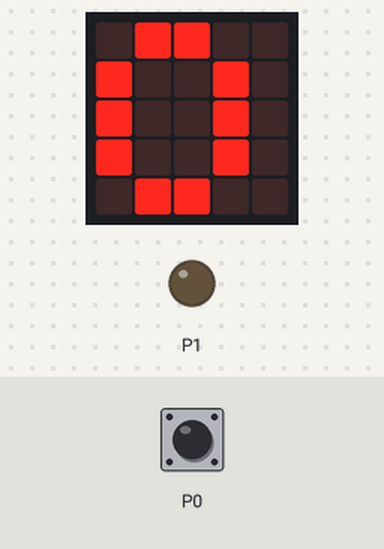
The program below on a simulated BBC micro:bit running MicroPython. Shown: the board's 5×5 LED display, output pins drawn as LEDs (lit = HIGH). The inputs (shaded band) are chosen by the test bench; at power-on: P0 LOW.

Above: at 2.0 s.
2.1 s: P0 pulled HIGH for 3.2 s
At 3.2 s:
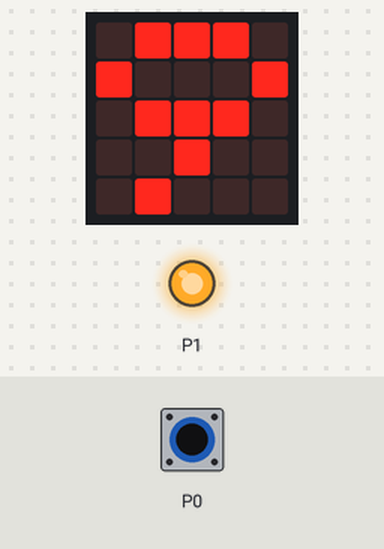
7.3 s: P0 pulled HIGH for 1.2 s
At 10.0 s:
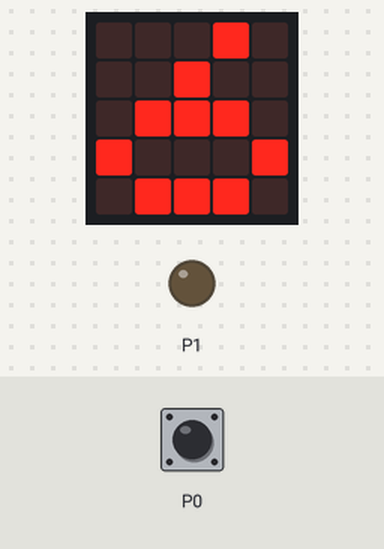
10.3 s: P0 pulled HIGH for 1.2 s
At 12.5 s:
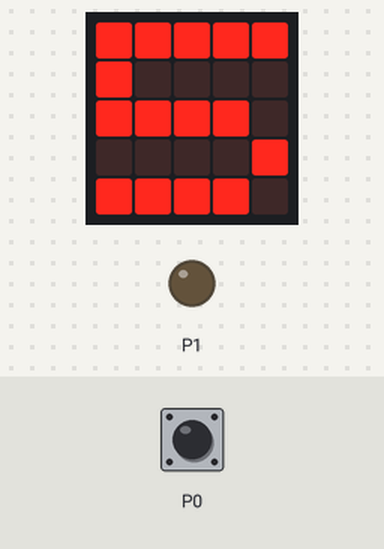
Timing chart, 0 to 14.0 s (numbered marks = the images above; inputs shaded):
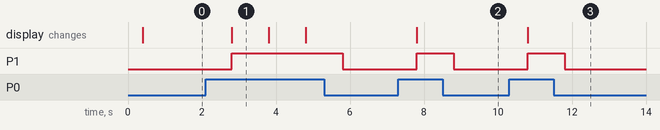

The program:

7_5.py
```python
from microbit import *
counter = 10
display.show(counter)
while True:
    if pin0.read_digital():
        counter = counter - 1
        display.show(counter)
        pin1.write_digital(1)
        sleep(1000)
    else:
        pin1.write_digital(0)
        sleep(1000)
```

Measured:
- after the input at 2.1 s, P1: LOW → HIGH after 0.71 s, → LOW 3.0 s later; the display: changes after 0.71 s (image 1)
- after the input at 7.3 s, P1: LOW → HIGH after 0.51 s, → LOW 1.0 s later; the display: changes after 0.51 s (image 2)
- after the input at 10.3 s, P1: LOW → HIGH after 0.51 s, → LOW 1.0 s later; the display: changes after 0.51 s (image 3)
- what the display in image 1 shows lasts 1.0 s, from 2.8 s to 3.8 s
